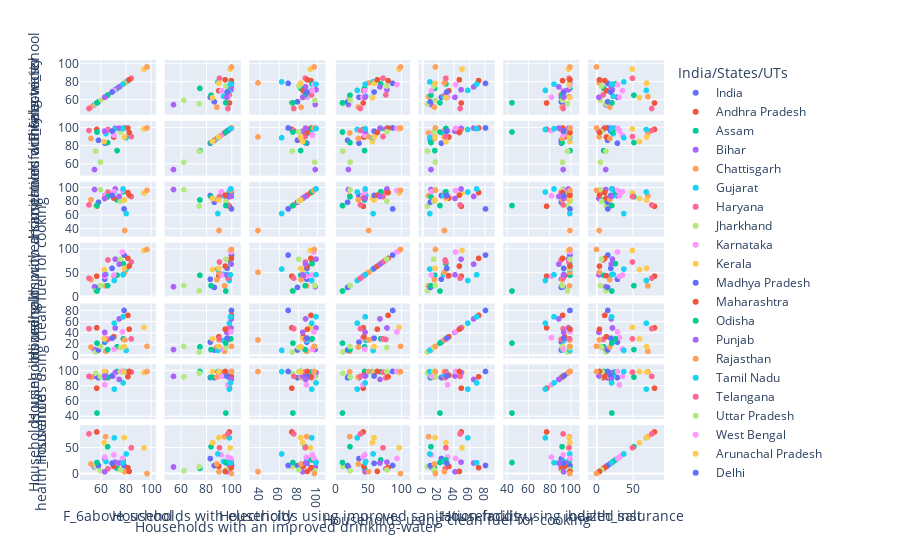

Notebook code for this chart:
### Code cell
fig = px.scatter_matrix(health_insurance_NFHS4_Rural,
    dimensions=['F_6above_school','Households with electricity','Households with an improved drinking-water','Households using improved sanitation facility','Households using clean fuel for cooking','Households using iodized salt','health_insurance'],
    color="India/States/UTs")
fig.show()

### Figure 1 — Plotly figure (JSON) as saved in the notebook; plotly's stock layout.template omitted (floating-point values rounded to 4 significant figures)
{"data": [{"dimensions": [{"axis": {"matches": true}, "label": "F_6above_school", "values": [63]}, {"axis": {"matches": true}, "label": "Households with electricity", "values": [83.2]}, {"axis": {"matches": true}, "label": "Households with an improved drinking-water", "values": [89.3]}, {"axis": {"matches": true}, "label": "Households using improved sanitation facility", "values": [36.7]}, {"axis": {"matches": true}, "label": "Households using clean fuel for cooking", "values": [24]}, {"axis": {"matches": true}, "label": "Households using iodized salt", "values": [91.4]}, {"axis": {"matches": true}, "label": "health_insurance", "values": [29]}], "hovertemplate": "India/States/UTs=India<br>%{xaxis.title.text}=%{x}<br>%{yaxis.title.text}=%{y}<extra></extra>", "legendgroup": "India", "marker": {"color": "#636efa", "symbol": "circle"}, "name": "India", "showlegend": true, "type": "splom"}, {"dimensions": [{"axis": {"matches": true}, "label": "F_6above_school", "values": [56.6]}, {"axis": {"matches": true}, "label": "Households with electricity", "values": [98.4]}, {"axis": {"matches": true}, "label": "Households with an improved drinking-water", "values": [73.6]}, {"axis": {"matches": true}, "label": "Households using improved sanitation facility", "values": [43.1]}, {"axis": {"matches": true}, "label": "Households using clean fuel for cooking", "values": [49.7]}, {"axis": {"matches": true}, "label": "Households using iodized salt", "values": [77.4]}, {"axis": {"matches": true}, "label": "health_insurance", "values": [80.5]}], "hovertemplate": "India/States/UTs=Andhra Pradesh<br>%{xaxis.title.text}=%{x}<br>%{yaxis.title.text}=%{y}<extra></extra>", "legendgroup": "Andhra Pradesh", "marker": {"color": "#EF553B", "symbol": "circle"}, "name": "Andhra Pradesh", "showlegend": true, "type": "splom"}, {"dimensions": [{"axis": {"matches": true}, "label": "F_6above_school", "values": [72.9]}, {"axis": {"matches": true}, "label": "Households with electricity", "values": [75]}, {"axis": {"matches": true}, "label": "Households with an improved drinking-water", "values": [82.9]}, {"axis": {"matches": true}, "label": "Households using improved sanitation facility", "values": [45.1]}, {"axis": {"matches": true}, "label": "Households using clean fuel for cooking", "values": [15.6]}, {"axis": {"matches": true}, "label": "Households using iodized salt", "values": [99.5]}, {"axis": {"matches": true}, "label": "health_insurance", "values": [10]}], "hovertemplate": "India/States/UTs=Assam<br>%{xaxis.title.text}=%{x}<br>%{yaxis.title.text}=%{y}<extra></extra>", "legendgroup": "Assam", "marker": {"color": "#00cc96", "symbol": "circle"}, "name": "Assam", "showlegend": true, "type": "splom"}, {"dimensions": [{"axis": {"matches": true}, "label": "F_6above_school", "values": [54.8]}, {"axis": {"matches": true}, "label": "Households with electricity", "values": [54.1]}, {"axis": {"matches": true}, "label": "Households with an improved drinking-water", "values": [98.2]}, {"axis": {"matches": true}, "label": "Households using improved sanitation facility", "values": [20.7]}, {"axis": {"matches": true}, "label": "Households using clean fuel for cooking", "values": [10.8]}, {"axis": {"matches": true}, "label": "Households using iodized salt", "values": [93]}, {"axis": {"matches": true}, "label": "health_insurance", "values": [12.7]}], "hovertemplate": "India/States/UTs=Bihar<br>%{xaxis.title.text}=%{x}<br>%{yaxis.title.text}=%{y}<extra></extra>", "legendgroup": "Bihar", "marker": {"color": "#ab63fa", "symbol": "circle"}, "name": "Bihar", "showlegend": true, "type": "splom"}, {"dimensions": [{"axis": {"matches": true}, "label": "F_6above_school", "values": [63.7]}, {"axis": {"matches": true}, "label": "Households with electricity", "values": [94.5]}, {"axis": {"matches": true}, "label": "Households with an improved drinking-water", "values": [89.2]}, {"axis": {"matches": true}, "label": "Households using improved sanitation facility", "values": [22.6]}, {"axis": {"matches": true}, "label": "Households using clean fuel for cooking", "values": [7.6]}, {"axis": {"matches": true}, "label": "Households using iodized salt", "values": [99]}, {"axis": {"matches": true}, "label": "health_insurance", "values": [71.4]}], "hovertemplate": "India/States/UTs=Chattisgarh<br>%{xaxis.title.text}=%{x}<br>%{yaxis.title.text}=%{y}<extra></extra>", "legendgroup": "Chattisgarh", "marker": {"color": "#FFA15A", "symbol": "circle"}, "name": "Chattisgarh", "showlegend": true, "type": "splom"}, {"dimensions": [{"axis": {"matches": true}, "label": "F_6above_school", "values": [64]}, {"axis": {"matches": true}, "label": "Households with electricity", "values": [93.7]}, {"axis": {"matches": true}, "label": "Households with an improved drinking-water", "values": [89.4]}, {"axis": {"matches": true}, "label": "Households using improved sanitation facility", "values": [47]}, {"axis": {"matches": true}, "label": "Households using clean fuel for cooking", "values": [26.9]}, {"axis": {"matches": true}, "label": "Households using iodized salt", "values": [93.7]}, {"axis": {"matches": true}, "label": "health_insurance", "values": [23.3]}], "hovertemplate": "India/States/UTs=Gujarat<br>%{xaxis.title.text}=%{x}<br>%{yaxis.title.text}=%{y}<extra></extra>", "legendgroup": "Gujarat", "marker": {"color": "#19d3f3", "symbol": "circle"}, "name": "Gujarat", "showlegend": true, "type": "splom"}, {"dimensions": [{"axis": {"matches": true}, "label": "F_6above_school", "values": [65.6]}, {"axis": {"matches": true}, "label": "Households with electricity", "values": [98.3]}, {"axis": {"matches": true}, "label": "Households with an improved drinking-water", "values": [94.3]}, {"axis": {"matches": true}, "label": "Households using improved sanitation facility", "values": [77.4]}, {"axis": {"matches": true}, "label": "Households using clean fuel for cooking", "values": [28.9]}, {"axis": {"matches": true}, "label": "Households using iodized salt", "values": [91.1]}, {"axis": {"matches": true}, "label": "health_insurance", "values": [9.3]}], "hovertemplate": "India/States/UTs=Haryana<br>%{xaxis.title.text}=%{x}<br>%{yaxis.title.text}=%{y}<extra></extra>", "legendgroup": "Haryana", "marker": {"color": "#FF6692", "symbol": "circle"}, "name": "Haryana", "showlegend": true, "type": "splom"}, {"dimensions": [{"axis": {"matches": true}, "label": "F_6above_school", "values": [55.7]}, {"axis": {"matches": true}, "label": "Households with electricity", "values": [74.4]}, {"axis": {"matches": true}, "label": "Households with an improved drinking-water", "values": [74]}, {"axis": {"matches": true}, "label": "Households using improved sanitation facility", "values": [12.4]}, {"axis": {"matches": true}, "label": "Households using clean fuel for cooking", "values": [6.3]}, {"axis": {"matches": true}, "label": "Households using iodized salt", "values": [97.2]}, {"axis": {"matches": true}, "label": "health_insurance", "values": [13.2]}], "hovertemplate": "India/States/UTs=Jharkhand<br>%{xaxis.title.text}=%{x}<br>%{yaxis.title.text}=%{y}<extra></extra>", "legendgroup": "Jharkhand", "marker": {"color": "#B6E880", "symbol": "circle"}, "name": "Jharkhand", "showlegend": true, "type": "splom"}, {"dimensions": [{"axis": {"matches": true}, "label": "F_6above_school", "values": [63.1]}, {"axis": {"matches": true}, "label": "Households with electricity", "values": [97]}, {"axis": {"matches": true}, "label": "Households with an improved drinking-water", "values": [88.9]}, {"axis": {"matches": true}, "label": "Households using improved sanitation facility", "values": [42.6]}, {"axis": {"matches": true}, "label": "Households using clean fuel for cooking", "values": [32.1]}, {"axis": {"matches": true}, "label": "Households using iodized salt", "values": [82]}, {"axis": {"matches": true}, "label": "health_insurance", "values": [31.8]}], "hovertemplate": "India/States/UTs=Karnataka<br>%{xaxis.title.text}=%{x}<br>%{yaxis.title.text}=%{y}<extra></extra>", "legendgroup": "Karnataka", "marker": {"color": "#FF97FF", "symbol": "circle"}, "name": "Karnataka", "showlegend": true, "type": "splom"}, {"dimensions": [{"axis": {"matches": true}, "label": "F_6above_school", "values": [94.5]}, {"axis": {"matches": true}, "label": "Households with electricity", "values": [98.9]}, {"axis": {"matches": true}, "label": "Households with an improved drinking-water", "values": [93]}, {"axis": {"matches": true}, "label": "Households using improved sanitation facility", "values": [97.5]}, {"axis": {"matches": true}, "label": "Households using clean fuel for cooking", "values": [50.6]}, {"axis": {"matches": true}, "label": "Households using iodized salt", "values": [98.1]}, {"axis": {"matches": true}, "label": "health_insurance", "values": [49.8]}], "hovertemplate": "India/States/UTs=Kerala<br>%{xaxis.title.text}=%{x}<br>%{yaxis.title.text}=%{y}<extra></extra>", "legendgroup": "Kerala", "marker": {"color": "#FECB52", "symbol": "circle"}, "name": "Kerala", "showlegend": true, "type": "splom"}, {"dimensions": [{"axis": {"matches": true}, "label": "F_6above_school", "values": [58]}, {"axis": {"matches": true}, "label": "Households with electricity", "values": [86.4]}, {"axis": {"matches": true}, "label": "Households with an improved drinking-water", "values": [79.5]}, {"axis": {"matches": true}, "label": "Households using improved sanitation facility", "values": [19.4]}, {"axis": {"matches": true}, "label": "Households using clean fuel for cooking", "values": [9.9]}, {"axis": {"matches": true}, "label": "Households using iodized salt", "values": [91.2]}, {"axis": {"matches": true}, "label": "health_insurance", "values": [15.4]}], "hovertemplate": "India/States/UTs=Madhya Pradesh<br>%{xaxis.title.text}=%{x}<br>%{yaxis.title.text}=%{y}<extra></extra>", "legendgroup": "Madhya Pradesh", "marker": {"color": "#636efa", "symbol": "circle"}, "name": "Madhya Pradesh", "showlegend": true, "type": "splom"}, {"dimensions": [{"axis": {"matches": true}, "label": "F_6above_school", "values": [70.3]}, {"axis": {"matches": true}, "label": "Households with electricity", "values": [90]}, {"axis": {"matches": true}, "label": "Households with an improved drinking-water", "values": [85.6]}, {"axis": {"matches": true}, "label": "Households using improved sanitation facility", "values": [44.2]}, {"axis": {"matches": true}, "label": "Households using clean fuel for cooking", "values": [33.7]}, {"axis": {"matches": true}, "label": "Households using iodized salt", "values": [94.4]}, {"axis": {"matches": true}, "label": "health_insurance", "values": [13.8]}], "hovertemplate": "India/States/UTs=Maharashtra<br>%{xaxis.title.text}=%{x}<br>%{yaxis.title.text}=%{y}<extra></extra>", "legendgroup": "Maharashtra", "marker": {"color": "#EF553B", "symbol": "circle"}, "name": "Maharashtra", "showlegend": true, "type": "splom"}, {"dimensions": [{"axis": {"matches": true}, "label": "F_6above_school", "values": [65.3]}, {"axis": {"matches": true}, "label": "Households with electricity", "values": [83.8]}, {"axis": {"matches": true}, "label": "Households with an improved drinking-water", "values": [87.5]}, {"axis": {"matches": true}, "label": "Households using improved sanitation facility", "values": [23]}, {"axis": {"matches": true}, "label": "Households using clean fuel for cooking", "values": [10.7]}, {"axis": {"matches": true}, "label": "Households using iodized salt", "values": [92]}, {"axis": {"matches": true}, "label": "health_insurance", "values": [51.9]}], "hovertemplate": "India/States/UTs=Odisha<br>%{xaxis.title.text}=%{x}<br>%{yaxis.title.text}=%{y}<extra></extra>", "legendgroup": "Odisha", "marker": {"color": "#00cc96", "symbol": "circle"}, "name": "Odisha", "showlegend": true, "type": "splom"}, {"dimensions": [{"axis": {"matches": true}, "label": "F_6above_school", "values": [71.4]}, {"axis": {"matches": true}, "label": "Households with electricity", "values": [99.6]}, {"axis": {"matches": true}, "label": "Households with an improved drinking-water", "values": [99]}, {"axis": {"matches": true}, "label": "Households using improved sanitation facility", "values": [79.1]}, {"axis": {"matches": true}, "label": "Households using clean fuel for cooking", "values": [49.4]}, {"axis": {"matches": true}, "label": "Households using iodized salt", "values": [98.1]}, {"axis": {"matches": true}, "label": "health_insurance", "values": [22.1]}], "hovertemplate": "India/States/UTs=Punjab<br>%{xaxis.title.text}=%{x}<br>%{yaxis.title.text}=%{y}<extra></extra>", "legendgroup": "Punjab", "marker": {"color": "#ab63fa", "symbol": "circle"}, "name": "Punjab", "showlegend": true, "type": "splom"}, {"dimensions": [{"axis": {"matches": true}, "label": "F_6above_school", "values": [52]}, {"axis": {"matches": true}, "label": "Households with electricity", "values": [88.4]}, {"axis": {"matches": true}, "label": "Households with an improved drinking-water", "values": [83.3]}, {"axis": {"matches": true}, "label": "Households using improved sanitation facility", "values": [35.6]}, {"axis": {"matches": true}, "label": "Households using clean fuel for cooking", "values": [15.2]}, {"axis": {"matches": true}, "label": "Households using iodized salt", "values": [92]}, {"axis": {"matches": true}, "label": "health_insurance", "values": [18.5]}], "hovertemplate": "India/States/UTs=Rajasthan<br>%{xaxis.title.text}=%{x}<br>%{yaxis.title.text}=%{y}<extra></extra>", "legendgroup": "Rajasthan", "marker": {"color": "#FFA15A", "symbol": "circle"}, "name": "Rajasthan", "showlegend": true, "type": "splom"}, {"dimensions": [{"axis": {"matches": true}, "label": "F_6above_school", "values": [70.7]}, {"axis": {"matches": true}, "label": "Households with electricity", "values": [98.3]}, {"axis": {"matches": true}, "label": "Households with an improved drinking-water", "values": [94.5]}, {"axis": {"matches": true}, "label": "Households using improved sanitation facility", "values": [34]}, {"axis": {"matches": true}, "label": "Households using clean fuel for cooking", "values": [58]}, {"axis": {"matches": true}, "label": "Households using iodized salt", "values": [76.2]}, {"axis": {"matches": true}, "label": "health_insurance", "values": [69.1]}], "hovertemplate": "India/States/UTs=Tamil Nadu<br>%{xaxis.title.text}=%{x}<br>%{yaxis.title.text}=%{y}<extra></extra>", "legendgroup": "Tamil Nadu", "marker": {"color": "#19d3f3", "symbol": "circle"}, "name": "Tamil Nadu", "showlegend": true, "type": "splom"}, {"dimensions": [{"axis": {"matches": true}, "label": "F_6above_school", "values": [50.4]}, {"axis": {"matches": true}, "label": "Households with electricity", "values": [97.2]}, {"axis": {"matches": true}, "label": "Households with an improved drinking-water", "values": [75.6]}, {"axis": {"matches": true}, "label": "Households using improved sanitation facility", "values": [38.9]}, {"axis": {"matches": true}, "label": "Households using clean fuel for cooking", "values": [48.2]}, {"axis": {"matches": true}, "label": "Households using iodized salt", "values": [93]}, {"axis": {"matches": true}, "label": "health_insurance", "values": [76.7]}], "hovertemplate": "India/States/UTs=Telangana<br>%{xaxis.title.text}=%{x}<br>%{yaxis.title.text}=%{y}<extra></extra>", "legendgroup": "Telangana", "marker": {"color": "#FF6692", "symbol": "circle"}, "name": "Telangana", "showlegend": true, "type": "splom"}, {"dimensions": [{"axis": {"matches": true}, "label": "F_6above_school", "values": [59.6]}, {"axis": {"matches": true}, "label": "Households with electricity", "values": [62.3]}, {"axis": {"matches": true}, "label": "Households with an improved drinking-water", "values": [97.8]}, {"axis": {"matches": true}, "label": "Households using improved sanitation facility", "values": [23.2]}, {"axis": {"matches": true}, "label": "Households using clean fuel for cooking", "values": [16.4]}, {"axis": {"matches": true}, "label": "Households using iodized salt", "values": [92.4]}, {"axis": {"matches": true}, "label": "health_insurance", "values": [5.4]}], "hovertemplate": "India/States/UTs=Uttar Pradesh<br>%{xaxis.title.text}=%{x}<br>%{yaxis.title.text}=%{y}<extra></extra>", "legendgroup": "Uttar Pradesh", "marker": {"color": "#B6E880", "symbol": "circle"}, "name": "Uttar Pradesh", "showlegend": true, "type": "splom"}, {"dimensions": [{"axis": {"matches": true}, "label": "F_6above_school", "values": [70.4]}, {"axis": {"matches": true}, "label": "Households with electricity", "values": [92]}, {"axis": {"matches": true}, "label": "Households with an improved drinking-water", "values": [95.1]}, {"axis": {"matches": true}, "label": "Households using improved sanitation facility", "values": [45.5]}, {"axis": {"matches": true}, "label": "Households using clean fuel for cooking", "values": [11.3]}, {"axis": {"matches": true}, "label": "Households using iodized salt", "values": [93]}, {"axis": {"matches": true}, "label": "health_insurance", "values": [36.1]}], "hovertemplate": "India/States/UTs=West Bengal<br>%{xaxis.title.text}=%{x}<br>%{yaxis.title.text}=%{y}<extra></extra>", "legendgroup": "West Bengal", "marker": {"color": "#FF97FF", "symbol": "circle"}, "name": "West Bengal", "showlegend": true, "type": "splom"}, {"dimensions": [{"axis": {"matches": true}, "label": "F_6above_school", "values": [62.5]}, {"axis": {"matches": true}, "label": "Households with electricity", "values": [85]}, {"axis": {"matches": true}, "label": "Households with an improved drinking-water", "values": [85]}, {"axis": {"matches": true}, "label": "Households using improved sanitation facility", "values": [57.1]}, {"axis": {"matches": true}, "label": "Households using clean fuel for cooking", "values": [30]}, {"axis": {"matches": true}, "label": "Households using iodized salt", "values": [99.3]}, {"axis": {"matches": true}, "label": "health_insurance", "values": [59.7]}], "hovertemplate": "India/States/UTs=Arunachal Pradesh<br>%{xaxis.title.text}=%{x}<br>%{yaxis.title.text}=%{y}<extra></extra>", "legendgroup": "Arunachal Pradesh", "marker": {"color": "#FECB52", "symbol": "circle"}, "name": "Arunachal Pradesh", "showlegend": true, "type": "splom"}, {"dimensions": [{"axis": {"matches": true}, "label": "F_6above_school", "values": [78.5]}, {"axis": {"matches": true}, "label": "Households with electricity", "values": [100]}, {"axis": {"matches": true}, "label": "Households with an improved drinking-water", "values": [69.7]}, {"axis": {"matches": true}, "label": "Households using improved sanitation facility", "values": [87.7]}, {"axis": {"matches": true}, "label": "Households using clean fuel for cooking", "values": [80.8]}, {"axis": {"matches": true}, "label": "Households using iodized salt", "values": [99.5]}, {"axis": {"matches": true}, "label": "health_insurance", "values": [15.6]}], "hovertemplate": "India/States/UTs=Delhi<br>%{xaxis.title.text}=%{x}<br>%{yaxis.title.text}=%{y}<extra></extra>", "legendgroup": "Delhi", "marker": {"color": "#636efa", "symbol": "circle"}, "name": "Delhi", "showlegend": true, "type": "splom"}, {"dimensions": [{"axis": {"matches": true}, "label": "F_6above_school", "values": [81.6]}, {"axis": {"matches": true}, "label": "Households with electricity", "values": [99.9]}, {"axis": {"matches": true}, "label": "Households with an improved drinking-water", "values": [93.7]}, {"axis": {"matches": true}, "label": "Households using improved sanitation facility", "values": [80.8]}, {"axis": {"matches": true}, "label": "Households using clean fuel for cooking", "values": [72]}, {"axis": {"matches": true}, "label": "Households using iodized salt", "values": [92.5]}, {"axis": {"matches": true}, "label": "health_insurance", "values": [11.4]}], "hovertemplate": "India/States/UTs=Goa<br>%{xaxis.title.text}=%{x}<br>%{yaxis.title.text}=%{y}<extra></extra>", "legendgroup": "Goa", "marker": {"color": "#EF553B", "symbol": "circle"}, "name": "Goa", "showlegend": true, "type": "splom"}, {"dimensions": [{"axis": {"matches": true}, "label": "F_6above_school", "values": [77.9]}, {"axis": {"matches": true}, "label": "Households with electricity", "values": [99.5]}, {"axis": {"matches": true}, "label": "Households with an improved drinking-water", "values": [94.9]}, {"axis": {"matches": true}, "label": "Households using improved sanitation facility", "values": [69.6]}, {"axis": {"matches": true}, "label": "Households using clean fuel for cooking", "values": [30]}, {"axis": {"matches": true}, "label": "Households using iodized salt", "values": [99.1]}, {"axis": {"matches": true}, "label": "health_insurance", "values": [26.3]}], "hovertemplate": "India/States/UTs=Himachal Pradesh<br>%{xaxis.title.text}=%{x}<br>%{yaxis.title.text}=%{y}<extra></extra>", "legendgroup": "Himachal Pradesh", "marker": {"color": "#00cc96", "symbol": "circle"}, "name": "Himachal Pradesh", "showlegend": true, "type": "splom"}, {"dimensions": [{"axis": {"matches": true}, "label": "F_6above_school", "values": [63]}, {"axis": {"matches": true}, "label": "Households with electricity", "values": [96.3]}, {"axis": {"matches": true}, "label": "Households with an improved drinking-water", "values": [85]}, {"axis": {"matches": true}, "label": "Households using improved sanitation facility", "values": [45.9]}, {"axis": {"matches": true}, "label": "Households using clean fuel for cooking", "values": [41.6]}, {"axis": {"matches": true}, "label": "Households using iodized salt", "values": [93.5]}, {"axis": {"matches": true}, "label": "health_insurance", "values": [3.4]}], "hovertemplate": "India/States/UTs=Jammu & Kashmir<br>%{xaxis.title.text}=%{x}<br>%{yaxis.title.text}=%{y}<extra></extra>", "legendgroup": "Jammu & Kashmir", "marker": {"color": "#ab63fa", "symbol": "circle"}, "name": "Jammu & Kashmir", "showlegend": true, "type": "splom"}, {"dimensions": [{"axis": {"matches": true}, "label": "F_6above_school", "values": [79]}, {"axis": {"matches": true}, "label": "Households with electricity", "values": [90.1]}, {"axis": {"matches": true}, "label": "Households with an improved drinking-water", "values": [38]}, {"axis": {"matches": true}, "label": "Households using improved sanitation facility", "values": [51.3]}, {"axis": {"matches": true}, "label": "Households using clean fuel for cooking", "values": [28]}, {"axis": {"matches": true}, "label": "Households using iodized salt", "values": [99.4]}, {"axis": {"matches": true}, "label": "health_insurance", "values": [3.7]}], "hovertemplate": "India/States/UTs=Manipur<br>%{xaxis.title.text}=%{x}<br>%{yaxis.title.text}=%{y}<extra></extra>", "legendgroup": "Manipur", "marker": {"color": "#FFA15A", "symbol": "circle"}, "name": "Manipur", "showlegend": true, "type": "splom"}, {"dimensions": [{"axis": {"matches": true}, "label": "F_6above_school", "values": [80.2]}, {"axis": {"matches": true}, "label": "Households with electricity", "values": [89.2]}, {"axis": {"matches": true}, "label": "Households with an improved drinking-water", "values": [62.9]}, {"axis": {"matches": true}, "label": "Households using improved sanitation facility", "values": [58.1]}, {"axis": {"matches": true}, "label": "Households using clean fuel for cooking", "values": [9.3]}, {"axis": {"matches": true}, "label": "Households using iodized salt", "values": [99.3]}, {"axis": {"matches": true}, "label": "health_insurance", "values": [37.9]}], "hovertemplate": "India/States/UTs=Meghalaya<br>%{xaxis.title.text}=%{x}<br>%{yaxis.title.text}=%{y}<extra></extra>", "legendgroup": "Meghalaya", "marker": {"color": "#19d3f3", "symbol": "circle"}, "name": "Meghalaya", "showlegend": true, "type": "splom"}, {"dimensions": [{"axis": {"matches": true}, "label": "F_6above_school", "values": [84.3]}, {"axis": {"matches": true}, "label": "Households with electricity", "values": [90.5]}, {"axis": {"matches": true}, "label": "Households with an improved drinking-water", "values": [87.8]}, {"axis": {"matches": true}, "label": "Households using improved sanitation facility", "values": [73.1]}, {"axis": {"matches": true}, "label": "Households using clean fuel for cooking", "values": [29.9]}, {"axis": {"matches": true}, "label": "Households using iodized salt", "values": [98.6]}, {"axis": {"matches": true}, "label": "health_insurance", "values": [49.9]}], "hovertemplate": "India/States/UTs=Mizoram<br>%{xaxis.title.text}=%{x}<br>%{yaxis.title.text}=%{y}<extra></extra>", "legendgroup": "Mizoram", "marker": {"color": "#FF6692", "symbol": "circle"}, "name": "Mizoram", "showlegend": true, "type": "splom"}, {"dimensions": [{"axis": {"matches": true}, "label": "F_6above_school", "values": [75.6]}, {"axis": {"matches": true}, "label": "Households with electricity", "values": [95.6]}, {"axis": {"matches": true}, "label": "Households with an improved drinking-water", "values": [80.9]}, {"axis": {"matches": true}, "label": "Households using improved sanitation facility", "values": [79]}, {"axis": {"matches": true}, "label": "Households using clean fuel for cooking", "values": [14.4]}, {"axis": {"matches": true}, "label": "Households using iodized salt", "values": [99.4]}, {"axis": {"matches": true}, "label": "health_insurance", "values": [7]}], "hovertemplate": "India/States/UTs=Nagaland<br>%{xaxis.title.text}=%{x}<br>%{yaxis.title.text}=%{y}<extra></extra>", "legendgroup": "Nagaland", "marker": {"color": "#B6E880", "symbol": "circle"}, "name": "Nagaland", "showlegend": true, "type": "splom"}, {"dimensions": [{"axis": {"matches": true}, "label": "F_6above_school", "values": [77.2]}, {"axis": {"matches": true}, "label": "Households with electricity", "values": [99.6]}, {"axis": {"matches": true}, "label": "Households with an improved drinking-water", "values": [96.8]}, {"axis": {"matches": true}, "label": "Households using improved sanitation facility", "values": [94.2]}, {"axis": {"matches": true}, "label": "Households using clean fuel for cooking", "values": [42.4]}, {"axis": {"matches": true}, "label": "Households using iodized salt", "values": [99.5]}, {"axis": {"matches": true}, "label": "health_insurance", "values": [29.2]}], "hovertemplate": "India/States/UTs=Sikkim<br>%{xaxis.title.text}=%{x}<br>%{yaxis.title.text}=%{y}<extra></extra>", "legendgroup": "Sikkim", "marker": {"color": "#FF97FF", "symbol": "circle"}, "name": "Sikkim", "showlegend": true, "type": "splom"}, {"dimensions": [{"axis": {"matches": true}, "label": "F_6above_school", "values": [78.7]}, {"axis": {"matches": true}, "label": "Households with electricity", "values": [90]}, {"axis": {"matches": true}, "label": "Households with an improved drinking-water", "values": [82.8]}, {"axis": {"matches": true}, "label": "Households using improved sanitation facility", "values": [59.6]}, {"axis": {"matches": true}, "label": "Households using clean fuel for cooking", "values": [16]}, {"axis": {"matches": true}, "label": "Households using iodized salt", "values": [98.8]}, {"axis": {"matches": true}, "label": "health_insurance", "values": [69.5]}], "hovertemplate": "India/States/UTs=Tripura<br>%{xaxis.title.text}=%{x}<br>%{yaxis.title.text}=%{y}<extra></extra>", "legendgroup": "Tripura", "marker": {"color": "#FECB52", "symbol": "circle"}, "name": "Tripura", "showlegend": true, "type": "splom"}, {"dimensions": [{"axis": {"matches": true}, "label": "F_6above_school", "values": [68.9]}, {"axis": {"matches": true}, "label": "Households with electricity", "values": [96.5]}, {"axis": {"matches": true}, "label": "Households with an improved drinking-water", "values": [89.5]}, {"axis": {"matches": true}, "label": "Households using improved sanitation facility", "values": [59.6]}, {"axis": {"matches": true}, "label": "Households using clean fuel for cooking", "values": [31.1]}, {"axis": {"matches": true}, "label": "Households using iodized salt", "values": [93.5]}, {"axis": {"matches": true}, "label": "health_insurance", "values": [19.8]}], "hovertemplate": "India/States/UTs=Uttarakhand<br>%{xaxis.title.text}=%{x}<br>%{yaxis.title.text}=%{y}<extra></extra>", "legendgroup": "Uttarakhand", "marker": {"color": "#636efa", "symbol": "circle"}, "name": "Uttarakhand", "showlegend": true, "type": "splom"}, {"dimensions": [{"axis": {"matches": true}, "label": "F_6above_school", "values": [82.6]}, {"axis": {"matches": true}, "label": "Households with electricity", "values": [95]}, {"axis": {"matches": true}, "label": "Households with an improved drinking-water", "values": [89.9]}, {"axis": {"matches": true}, "label": "Households using improved sanitation facility", "values": [64.4]}, {"axis": {"matches": true}, "label": "Households using clean fuel for cooking", "values": [47.2]}, {"axis": {"matches": true}, "label": "Households using iodized salt", "values": [99.5]}, {"axis": {"matches": true}, "label": "health_insurance", "values": [4.1]}], "hovertemplate": "India/States/UTs=Andaman and Nicobar Islands<br>%{xaxis.title.text}=%{x}<br>%{yaxis.title.text}=%{y}<extra></extra>", "legendgroup": "Andaman and Nicobar Islands", "marker": {"color": "#EF553B", "symbol": "circle"}, "name": "Andaman and Nicobar Islands", "showlegend": true, "type": "splom"}, {"dimensions": [{"axis": {"matches": true}, "label": "F_6above_school", "values": [56.8]}, {"axis": {"matches": true}, "label": "Households with electricity", "values": [95.5]}, {"axis": {"matches": true}, "label": "Households with an improved drinking-water", "values": [74.7]}, {"axis": {"matches": true}, "label": "Households using improved sanitation facility", "values": [11.7]}, {"axis": {"matches": true}, "label": "Households using clean fuel for cooking", "values": [22.3]}, {"axis": {"matches": true}, "label": "Households using iodized salt", "values": [44.7]}, {"axis": {"matches": true}, "label": "health_insurance", "values": [21.3]}], "hovertemplate": "India/States/UTs=Dadra and Nagar Haveli<br>%{xaxis.title.text}=%{x}<br>%{yaxis.title.text}=%{y}<extra></extra>", "legendgroup": "Dadra and Nagar Haveli", "marker": {"color": "#00cc96", "symbol": "circle"}, "name": "Dadra and Nagar Haveli", "showlegend": true, "type": "splom"}, {"dimensions": [{"axis": {"matches": true}, "label": "F_6above_school", "values": [74.6]}, {"axis": {"matches": true}, "label": "Households with electricity", "values": [99.8]}, {"axis": {"matches": true}, "label": "Households with an improved drinking-water", "values": [88]}, {"axis": {"matches": true}, "label": "Households using improved sanitation facility", "values": [68.5]}, {"axis": {"matches": true}, "label": "Households using clean fuel for cooking", "values": [65.6]}, {"axis": {"matches": true}, "label": "Households using iodized salt", "values": [89]}, {"axis": {"matches": true}, "label": "health_insurance", "values": [20.4]}], "hovertemplate": "India/States/UTs=Daman and Diu<br>%{xaxis.title.text}=%{x}<br>%{yaxis.title.text}=%{y}<extra></extra>", "legendgroup": "Daman and Diu", "marker": {"color": "#ab63fa", "symbol": "circle"}, "name": "Daman and Diu", "showlegend": true, "type": "splom"}, {"dimensions": [{"axis": {"matches": true}, "label": "F_6above_school", "values": [96.9]}, {"axis": {"matches": true}, "label": "Households with electricity", "values": [100]}, {"axis": {"matches": true}, "label": "Households with an improved drinking-water", "values": [97.1]}, {"axis": {"matches": true}, "label": "Households using improved sanitation facility", "values": [99.6]}, {"axis": {"matches": true}, "label": "Households using clean fuel for cooking", "values": [16.5]}, {"axis": {"matches": true}, "label": "Households using iodized salt", "values": [99.4]}, {"axis": {"matches": true}, "label": "health_insurance", "values": [0]}], "hovertemplate": "India/States/UTs=Lakshadweep<br>%{xaxis.title.text}=%{x}<br>%{yaxis.title.text}=%{y}<extra></extra>", "legendgroup": "Lakshadweep", "marker": {"color": "#FFA15A", "symbol": "circle"}, "name": "Lakshadweep", "showlegend": true, "type": "splom"}, {"dimensions": [{"axis": {"matches": true}, "label": "F_6above_school", "values": [77.7]}, {"axis": {"matches": true}, "label": "Households with electricity", "values": [99.2]}, {"axis": {"matches": true}, "label": "Households with an improved drinking-water", "values": [99]}, {"axis": {"matches": true}, "label": "Households using improved sanitation facility", "values": [46.1]}, {"axis": {"matches": true}, "label": "Households using clean fuel for cooking", "values": [69.4]}, {"axis": {"matches": true}, "label": "Households using iodized salt", "values": [84.4]}, {"axis": {"matches": true}, "label": "health_insurance", "values": [20.9]}], "hovertemplate": "India/States/UTs=Puducherry<br>%{xaxis.title.text}=%{x}<br>%{yaxis.title.text}=%{y}<extra></extra>", "legendgroup": "Puducherry", "marker": {"color": "#19d3f3", "symbol": "circle"}, "name": "Puducherry", "showlegend": true, "type": "splom"}], "layout": {"dragmode": "select", "legend": {"title": {"text": "India/States/UTs"}, "tracegroupgap": 0}, "margin": {"t": 60}}}
